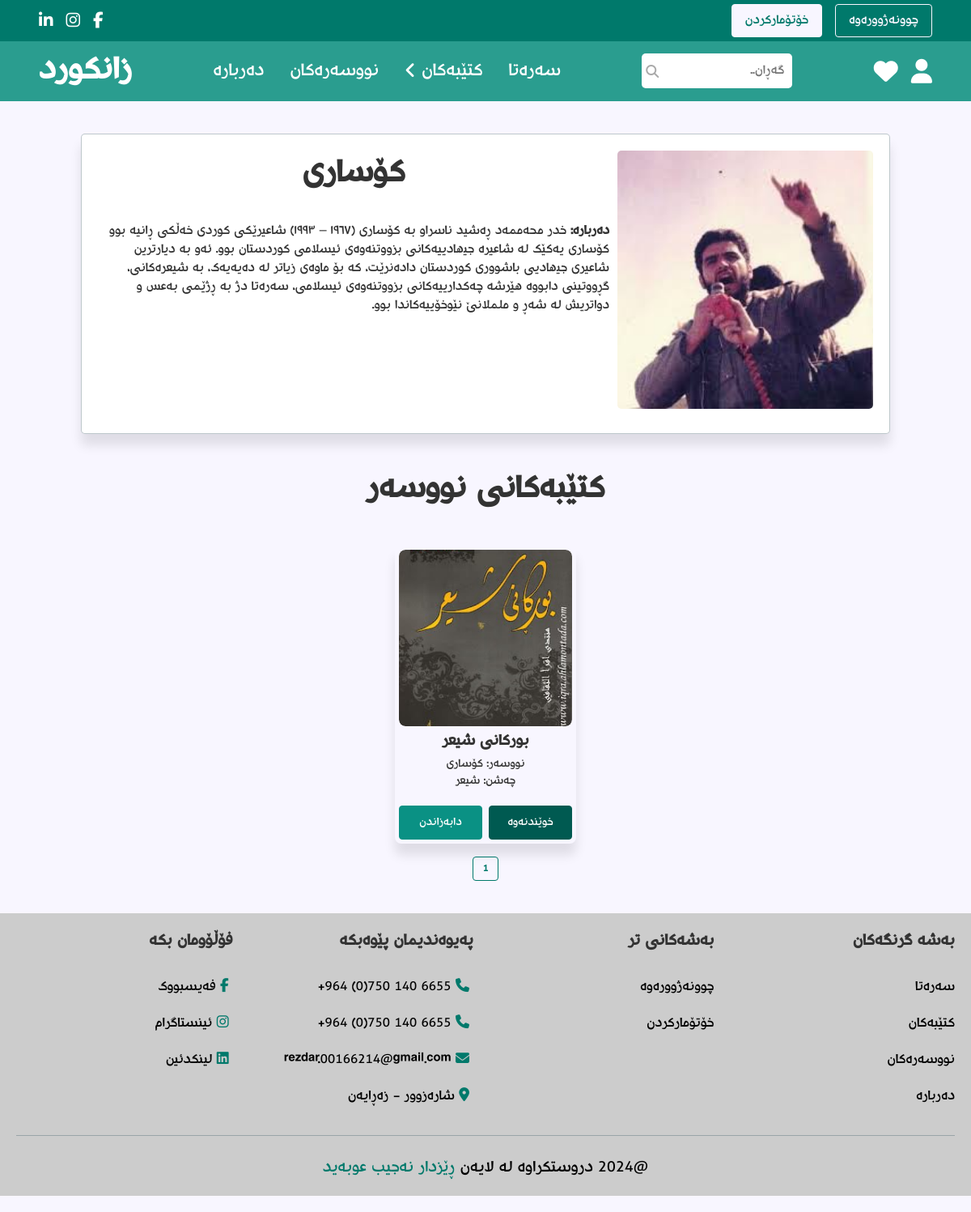
/author_details.php?id=17, run on the app's committed database.
### tables this page shows
CREATE TABLE `authors` (
  `id` int(11) NOT NULL,
  `name` varchar(255) NOT NULL,
  `image` varchar(255) NOT NULL,
  `description` varchar(1000) NOT NULL
);

CREATE TABLE `books` (
  `id` int(11) NOT NULL,
  `name` varchar(25) NOT NULL,
  `author` varchar(25) NOT NULL,
  `image` varchar(100) NOT NULL,
  `file` varchar(100) NOT NULL,
  `category` varchar(25) NOT NULL,
  `description` varchar(1000) NOT NULL
);

### author_details.php (the view, shortened to what this page needs)
<?php
require_once 'config.php';
?>
<!DOCTYPE html>
<html lang="ckb" dir="rtl">
<head>
  <link rel="stylesheet" href="css/styles.css">
  <link rel="stylesheet" href="css/header_style.css">
  <link rel="stylesheet" href="css/footer_styles.css">
</head>
<body>
  <?php
  require_once 'header.php';
  $selected_id = $_GET['id'];
  $select_author = mysqli_query($conn, "SELECT * FROM authors WHERE id = $selected_id") or die("Failed to select author");
  $author_details = mysqli_fetch_assoc($select_author);
  ?>
  <section class="author-details">
    <div class="author-details-container">
      <h1 class="title"><?php echo $author_details['name']; ?></h1>
      <div class="image">
        <?php echo '<img src="admin/uploaded_image/' . $author_details['image'] . '" alt="">' ?>
      </div>
      <div class="details">
        <p><b>دەربارە:</b> <?php echo $author_details['description'] ?></p>
      </div>
    </div>
  </section>
  <h3 class="title">کتێبەکانی نووسەر</h3>
  <?php
  require_once 'template.php';
  showAllBoxes(
    'books',
    "SELECT * FROM `books`
    WHERE
    author = (
          SELECT name FROM authors
          WHERE id = $selected_id)",
    "book_details.php"
  );
  ?>
  <?php require_once 'footer.php'; ?>
</body>
</html>

### template.php (shortened to what this page needs)
<?php
function showAllBoxes($tableName, $query, $relatedFile)
{ ?>
  <section class="all-books">
    <?php
    require 'config.php';
    $select_all_rows = mysqli_query($conn, $query) or die('query failed');
    $totalBoxes = mysqli_num_rows($select_all_rows);
    $boxesPerPage = 10;
    $totalPages = ceil($totalBoxes / $boxesPerPage);
    $page = isset($_GET['page']) ? $_GET['page'] : 1;
    $page = max(1, $page);
    $offset = ($page - 1) * $boxesPerPage;
    $select_current_boxes = mysqli_query($conn, "$query LIMIT $offset, $boxesPerPage") or die('query failed');
    ?>
    <div class='box-container'>
      <?php
      if ($totalBoxes > 0) {
        while ($currentBoxes = mysqli_fetch_assoc($select_current_boxes)) {
      ?>
          <div class='box'>
            <div class="image">
              <?php if (!isset($_SESSION['user_type']) || (isset($_SESSION['user_type']) && $_SESSION['user_type'] == 'user')) { ?>
                <a href="<?php echo $relatedFile; ?>?id=<?php echo $currentBoxes['id'] ?>">
                  <img src='<?php echo "admin/uploaded_image/" . $currentBoxes['image']; ?>' alt="">
                </a>
              <?php } else { ?>
                <img src='<?php echo "uploaded_image/" . $currentBoxes['image']; ?>' alt="">
              <?php } ?>
            </div>
            <div class="text">
              <p><?php echo $currentBoxes['name'] ?></p>
              <?php if ($tableName == 'books') { ?>
                <p><?php echo "نووسەر: " . $currentBoxes['author'] ?></p>
                <p><?php echo "چەشن: " . $currentBoxes['category'] ?></p>
              <?php } ?>
            </div>
            <?php if (!($tableName == 'authors')) { ?>
              <div class="buttons">
                <?php if (!isset($_SESSION['user_type']) || (isset($_SESSION['user_type']) && $_SESSION['user_type'] == 'user')) { ?>
                  <a href="<?php echo "admin/uploaded_files/" . $currentBoxes['file']; ?>" class="reading-button" target="_blank">خوێندنەوە</a>
                  <a href="<?php echo $currentBoxes['file']; ?>" download class="download-button">دابەزاندن</a>
                <?php } else if (isset($_SESSION['user_type']) && $_SESSION['user_type'] == 'admin') { ?>
                  <a href="<?php echo $tableName . '.php?update=' . $currentBoxes['id']; ?>" class="edit-button">دەستکاریکردن</a>
                  <a href="<?php echo $tableName . '.php?delete=' . $currentBoxes['id']; ?>" class="delete-button" onclick="return confirm('Are You Sure?')">سڕینەوە</a>
                <?php } ?>
              </div>
              <?php } ?>
          </div>
      <?php
        }
      }
      ?>
    </div>
    <div class='pagination'>
      <?php
      if ($totalPages > 0) {
        if ($page == 1) {
          echo "<span class='current'>1 </span>";
        } else {
          echo "<a href='" . $tableName . ".php?page=1'>1</a> ";
        }
      }
      ?>
    </div>
  </section>
<?php } ?>

### css/styles.css (style rules this page uses)
:root { --base-font-size: 10px; --primary-color: #00796b; --secondary-color: #2a9d8f; --background-color: #f8f6ff; --gray-color: #aaaaaa; --light-gray: #cccccc; --text-color: #333333; --border: 0.16rem solid rgba(38, 70, 83, 0.3); --border-hover: 0.16rem solid var(--text-color); --box-shadow: 0 1.4rem 1.4rem rgb(0, 0, 0, 0.1); }
* { font-family: rudaw, sans-serif; margin: 0; padding: 0; box-sizing: border-box; outline: none; border: none; text-decoration: none; scroll-behavior: smooth; }
*:first-letter { text-transform: uppercase; }
html { font-size: var(--base-font-size); }
body { background-color: var(--background-color); }
section { padding: 2rem; margin: 2rem 0; background-color: var(--background-color); }
.title { text-align: center; margin-bottom: 2rem; text-transform: uppercase; color: var(--text-color); font-size: 4rem; }
.primary-button, .download-button, .cancel-button, .add-button, .delete-button, .edit-button, .promote-button, .demote-button, .read-message-button, .save-button, .reading-button { display: inline-block; color: white; padding: 0.8rem 1.6rem; font-size: 1.6rem; text-decoration: none; text-align: center; border-radius: 0.4rem; cursor: pointer; transition: background-color 0.3s, color 0.3s, border-color 0.3s; }
.download-button { background-color: #0a9184; border: 0.16rem solid #0a9184; }
.reading-button { background-color: #005a51; border: 0.16rem solid #005a51; }
.box-container { max-width: 1200px; margin: 0 auto; display: grid; grid-template-columns: repeat(auto-fit, 22.4rem); gap: 2rem; justify-content: center; }
.box { height: 36.8rem; border-radius: 0.8rem; padding: 0.48rem; box-shadow: var(--box-shadow); text-align: center; display: flex; flex-direction: column; justify-content: space-between; }
.box .image { width: 100%; height: 65%; border-radius: 0.8rem; position: relative; overflow: hidden; }
.box .image img { width: 100%; height: 100%; border-radius: 0.8rem; object-fit: cover; }
.box .text { display: flex; flex-direction: column; margin-top: 0.5rem; margin-bottom: 1rem; }
.box .text p { color: var(--text-color); font-size: 1.44rem; }
.box .text p:first-child { font-weight: 700; font-size: 1.92rem; margin-bottom: 0.32rem; }
.box .buttons { display: flex; justify-content: space-between; margin-top: 0.8rem; column-gap: 0.8rem; margin-top: 1rem; }
.box .buttons a { width: 100%; font-size: 1.4rem; padding: 1rem; }
.pagination { display: flex; justify-content: center; margin-top: 1.6rem; }
.pagination a, .pagination span { display: inline-block; font-size: 1.2rem; padding: 0.56rem 1.2rem; margin: 0 0.32rem; color: var(--text-color); border: var(--border); border-radius: 0.4rem; text-decoration: none; text-align: center; }
.pagination .current { font-size: 1.2rem; font-weight: bold; color: var(--primary-color); border: 0.16rem solid var(--primary-color); cursor: pointer; }
.book-details, .author-details { display: flex; justify-content: center; align-items: center; }
.book-details-container, .author-details-container { max-width: 1000px; background-color: white; border: var(--border); box-shadow: var(--box-shadow); border-radius: 0.5rem; padding: 2rem; display: grid; grid-template-columns: 1fr 2fr; grid-template-rows: auto 1fr auto; gap: 1rem; }
.book-details-container .image, .author-details-container .image { width: 100%; height: 100%; grid-column: 1; grid-row: 1 / 3; }
.book-details-container .image img, .author-details-container .image img { width: 100%; height: 100%; border-radius: 0.5rem; }
.book-details-container .title, .author-details-container .title { grid-column: 2; grid-row: 1; }
.book-details-container .details, .author-details-container .details { grid-column: 2; grid-row: 2 / 4; }
.book-details-container .details p, .author-details-container .details p { font-size: 1.6rem; color: var(--text-color); margin-bottom: 0.8rem; }

### css/header_style.css (style rules this page uses)
* { margin: 0; padding: 0; box-sizing: border-box; border: none; outline: none; text-decoration: none; scroll-behavior: smooth; }

### data on the page
authors: name "کۆساری", image (picture), description "خدر محەممەد ڕەشید ناسراو بە کۆساری (١٩٦٧ – ١٩٩٣) شاعیرێکی کوردی خەڵکی ڕانیە بوو کۆساری یەکێک لە شاعیرە جیھادییەکانی بزووتنەوەی ئیسلامی کوردستان بوو. ئەو بە دیارترین شاعیری جیھادیی باشووری کوردستان دادەنرێت، کە بۆ ماوەی زیاتر لە دەیەیەک، بە شیعرەکانی، گڕووتینی دابووە ھێرشە چەکدارییەکانی بزووتنەوەی ئیسلامی، سەرەتا دژ بە ڕژێمی بەعس و دواتریش لە شەڕ و ململانێ نێوخۆییەکاندا بوو."
books: image (picture), name "بورکانی شیعر", author "کۆساری", category "شیعر"
